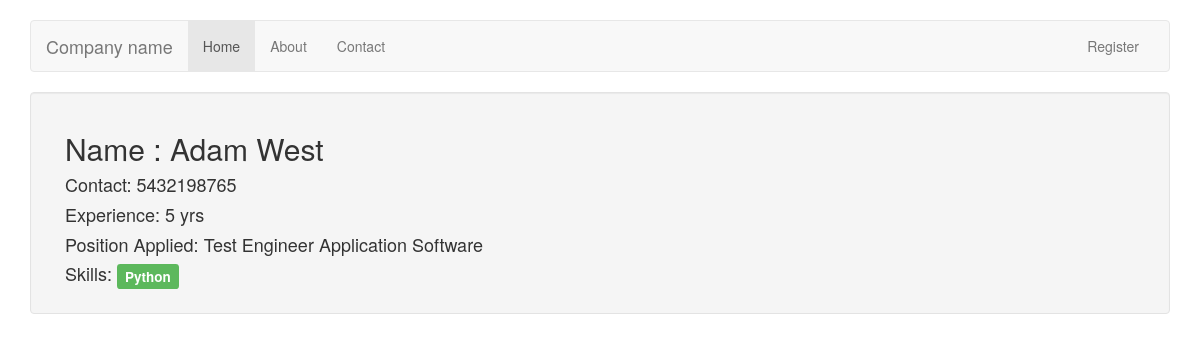
The app's page /candidateDetails/7/, older data.
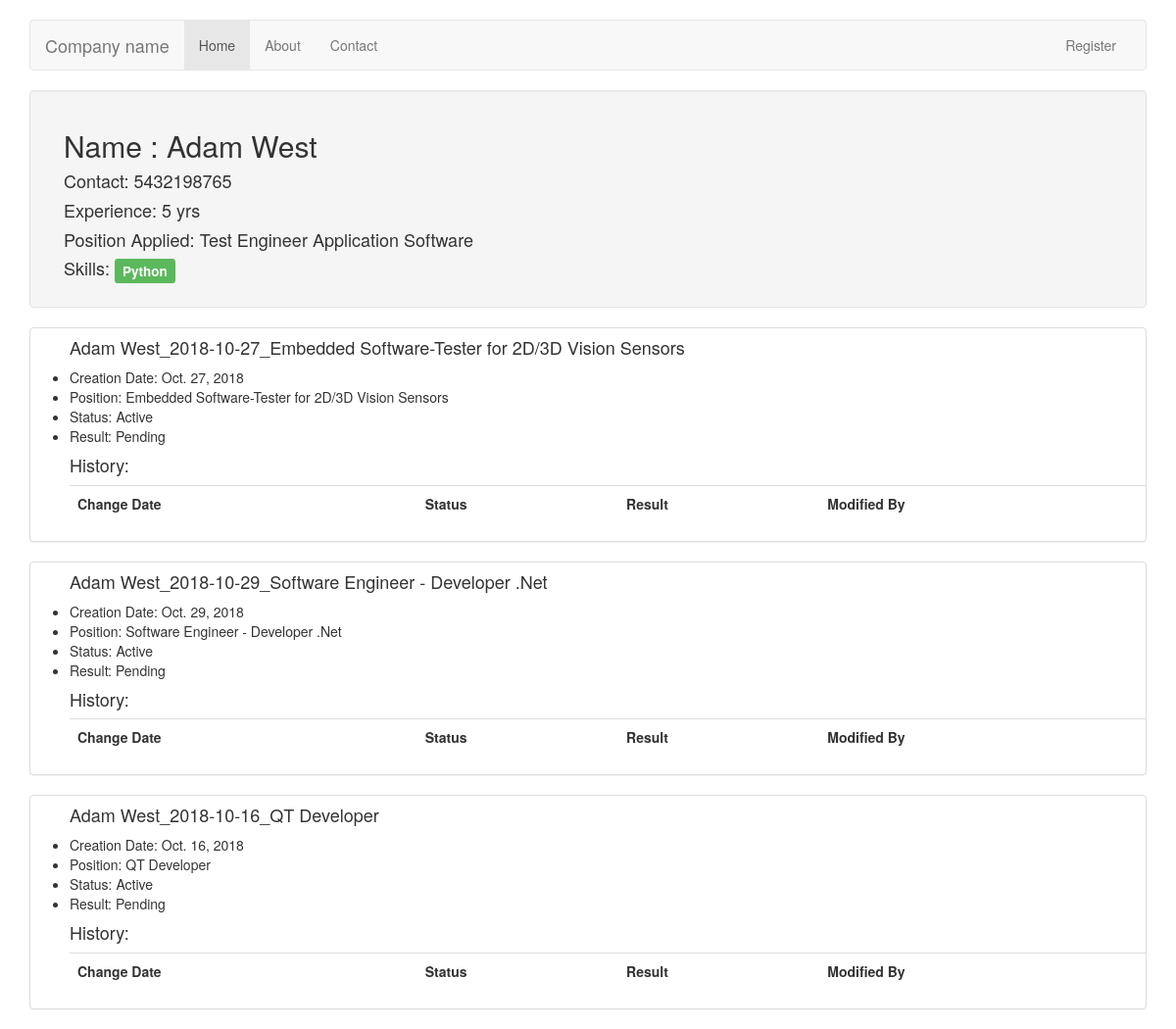
The same page, newer data.
### Evaluator/models.py (models this page shows, shortened)
class Candidate(models.Model):
    name = models.CharField(max_length=40)
    contact_validator = RegexValidator(regex='\d+')
    contact_primary = models.CharField(max_length=20, validators=[contact_validator], null=True)
    experience = models.PositiveIntegerField()
    position_applied = models.ForeignKey(Position)
    vendor = models.ForeignKey(Vendor, null=True)
    skill = models.ManyToManyField(Skill)
    created_at = models.DateTimeField(default=timezone.now, editable=False)
    def __str__(self):  # __unicode__ on Python 2
        return self.name

class Position(models.Model):
    name = models.CharField(max_length=50)
    id_code = models.CharField(max_length=10)
    exp_needed = models.PositiveIntegerField(default=0)
    technology = models.TextField(default='')
    location = models.CharField(max_length=100, default='Pune')
    rating_sheet = models.ForeignKey(RatingSheet, null=True)
    type_choices = (
        ('P', 'Permanent'),
        ('T', 'Temporary'),
        ('I', 'Intern'),
                     )
    j_type = models.CharField( # This field can be shown in template as get_status_display
                        max_length=1,
                        choices=type_choices,
                        default='P'
                             )
    def __str__(self):  # __unicode__ on Python 2
        return self.name

class Skill(models.Model):
    name = models.CharField('Name', max_length=20)
    position = models.ManyToManyField(Position)

class Interview(models.Model):
    candidate = models.ForeignKey(Candidate)
    date = models.DateField()
    position = models.ForeignKey(Position)
    question_set = models.ForeignKey(QuestionSet, null=True, blank=True)
    history = HistoricalRecords()
    status_choices = (
        ('AC', 'Active'),
        ('CN', 'Cancelled'),
        ('FN', 'Finished'),
                     )
    status = models.CharField( # This field can be shown in template as get_status_display
                        max_length=2,
                        choices=status_choices,
                        default='AC'
                             )
    result_choices = (
        ('S', 'Selected'),
        ('R', 'Rejected'),
        ('J', 'Joined'),
        ('DNJ', 'Did Not Join'),
        ('TBD', 'Pending'),
                    )
    result = models.CharField( # This field can be shown in template as get_result_display
        max_length=3,
        choices=result_choices,
        default='TBD'
    )
    def __str__(self):  # __unicode__ on Python 2
        return "{0}_{1}_{2}".format(self.candidate, str(self.date), self.position)

### Evaluator/views.py (the view)
# urls.py: url(r'^candidateDetails/(?P<candidate_pk>\d+)/$', views.candi_details, name='candi_details'),
def candi_details(request, candidate_pk):
    candidate = Candidate.objects.get(pk=candidate_pk)
    interviews = Interview.objects.filter(candidate=candidate)
    args = {'candidate': candidate, 'interviews': interviews}
    return render(request, 'details_candidate.html', args)

### Evaluator/templates/details_candidate.html (shortened to what this page needs)
{% extends 'base.html' %}
{% block content %}
<div class="well">
    <div class="container">
<h2>Name : {{ candidate.name }}</h2>
<h4>Contact: {{ candidate.contact_primary }}</h4>
<h4>Experience: {{ candidate.experience }} yrs </h4>
<h4>Position Applied: {{ candidate.position_applied }}</h4>
<h4>Skills:
    {% for skill in candidate.skill.all %}
        <span class="label label-success">{{ skill.name }}</span>
    {% endfor %}
</h4>
</div>
</div>
{% for interview in interviews %}
    <div class="panel panel-default">
        <ul>
            <h4>{{ interview }}</h4>
            <li>Creation Date: {{ interview.date }}</li>
            <li>Position: {{ interview.position }}</li>
            <li>Status: {{ interview.get_status_display }}</li>
            <li>Result: {{ interview.get_result_display }}</li>
            <h4 class="mt-3">History:</h4>
        <table class="table">
            <tr>
                <th>Change Date</th>
                <th>Status</th>
                <th>Result</th>
                <th>Modified By</th>
            </tr>
        </table>
        </ul>
    </div>
{% endfor %}
{% endblock %}

### Evaluator/templates/base.html (shortened to what this page needs)
<!DOCTYPE html>
<html lang="en">
{% load static %}
<head>
    <link rel="stylesheet" href="https://maxcdn.bootstrapcdn.com/bootstrap/3.3.7/css/bootstrap.min.css" >
</head>
<body>
    <br>
    <div class="container">
        <nav class="navbar navbar-default">
          <div class="container-fluid">
              <div class="navbar-header">
                  <a class="navbar-brand" href="">Company name</a>
              </div>
              <div id="navbar" class="navbar-collapse collapse">
                  {% if user.is_authenticated %}
                      <ul class="nav navbar-nav">
                        <li class="active"><a href="/profile">Home</a></li>
                        <li><a href="/profile/edit">Edit Profile</a></li>
                        <li class="dropdown"><a href="#" class="dropdown-toggle" data-toggle="dropdown" role="button" aria-haspopup="true" aria-expanded="false">Tools <span class="caret"></span></a>
                          <ul class="dropdown-menu">
                            <li><a href="#">Candidate Tools</a></li>
                            <li><a href="#">Question Tools</a></li>
                            <li><a href="#">Interview Tools</a></li>
                            <li role="separator" class="divider"></li>
                            <li><a href="#">Raise Ticket</a></li>
                            <li role="separator" class="divider"></li>
                            <li><a href="#">Calendar</a></li>
                          </ul>
                        </li>
                        <li><a href="{% url 'Evaluator:question_list' %}">Question</a></li>
                      </ul>
              <div class="nav navbar-nav">
                  <form class="navbar-form" role="search" action="{% url 'Evaluator:globalsearch' %}" method="get">
                    <div class="input-group">
                        <input type="text" class="form-control" placeholder="Search" name="searchKeyword" id="searchKeyword">
                        <div class="input-group-btn">
                            <button class="btn btn-default" type="submit"><i class="glyphicon glyphicon-search"></i></button>
                        </div>
                    </div>
                  </form>
              </div>
                    <ul class="nav navbar-nav pull-right">
                      <li><a href="/logout">LogOut</a></li>
                    </ul>
                      {% else %}
                      <ul class="nav navbar-nav">
                      <li class="active"><a href="/">Home</a></li>
                      <li><a href="#">About</a></li>
                      <li><a href="#">Contact</a></li>
                    </ul>
                    <ul class="nav navbar-nav navbar-right">
                      <li><a href="/register">Register</a></li>
                    </ul>
                      {% endif %}
                  </div>
                </div>
              </nav>
                </div>
    <div class="container">
    {% block content %}
    {% endblock %}
    </div>
</body>
</html>

Row changes from the older to the newer data that the page shows:
added Interview: candidate+date+position "Adam West_2018-10-27_Embedded Software-Tester for 2D/3D Vision Sensors", date "Oct. 27, 2018", position "Embedded Software-Tester for 2D/3D Vision Sensors", status "Active", result "Pending"
added Interview: candidate+date+position "Adam West_2018-10-29_Software Engineer - Developer .Net", date "Oct. 29, 2018", position "Software Engineer - Developer .Net", status "Active", result "Pending"
added Interview: candidate+date+position "Adam West_2018-10-16_QT Developer", date "Oct. 16, 2018", position "QT Developer", status "Active", result "Pending"
